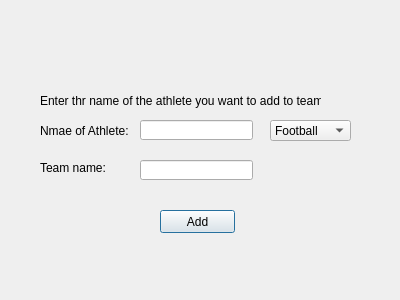
<?xml version="1.0" encoding="UTF-8"?>
<ui version="4.0">
 <class>add_athete_to_team</class>
 <widget class="QDialog" name="add_athete_to_team">
  <property name="geometry">
   <rect>
    <x>0</x>
    <y>0</y>
    <width>400</width>
    <height>300</height>
   </rect>
  </property>
  <property name="windowTitle">
   <string>Add athlete</string>
  </property>
  <widget class="QLabel" name="name_lable">
   <property name="geometry">
    <rect>
     <x>40</x>
     <y>120</y>
     <width>91</width>
     <height>21</height>
    </rect>
   </property>
   <property name="text">
    <string>Nmae of Athlete:</string>
   </property>
  </widget>
  <widget class="QLineEdit" name="athlete_name_input">
   <property name="geometry">
    <rect>
     <x>140</x>
     <y>120</y>
     <width>113</width>
     <height>20</height>
    </rect>
   </property>
  </widget>
  <widget class="QPushButton" name="add_button">
   <property name="geometry">
    <rect>
     <x>160</x>
     <y>210</y>
     <width>75</width>
     <height>23</height>
    </rect>
   </property>
   <property name="text">
    <string>Add</string>
   </property>
  </widget>
  <widget class="QLabel" name="information_lable">
   <property name="geometry">
    <rect>
     <x>40</x>
     <y>90</y>
     <width>281</width>
     <height>21</height>
    </rect>
   </property>
   <property name="text">
    <string>Enter thr name of the athlete you want to add to team</string>
   </property>
  </widget>
  <widget class="QLabel" name="team_name_lable">
   <property name="geometry">
    <rect>
     <x>40</x>
     <y>160</y>
     <width>81</width>
     <height>16</height>
    </rect>
   </property>
   <property name="text">
    <string>Team name:</string>
   </property>
  </widget>
  <widget class="QLineEdit" name="team_name_input">
   <property name="geometry">
    <rect>
     <x>140</x>
     <y>160</y>
     <width>113</width>
     <height>20</height>
    </rect>
   </property>
  </widget>
  <widget class="QComboBox" name="team_mode_input">
   <property name="geometry">
    <rect>
     <x>270</x>
     <y>120</y>
     <width>81</width>
     <height>21</height>
    </rect>
   </property>
   <item>
    <property name="text">
     <string>Football</string>
    </property>
   </item>
   <item>
    <property name="text">
     <string>PingPong</string>
    </property>
   </item>
   <item>
    <property name="text">
     <string>Badminton</string>
    </property>
   </item>
  </widget>
 </widget>
 <resources/>
 <connections/>
</ui>
